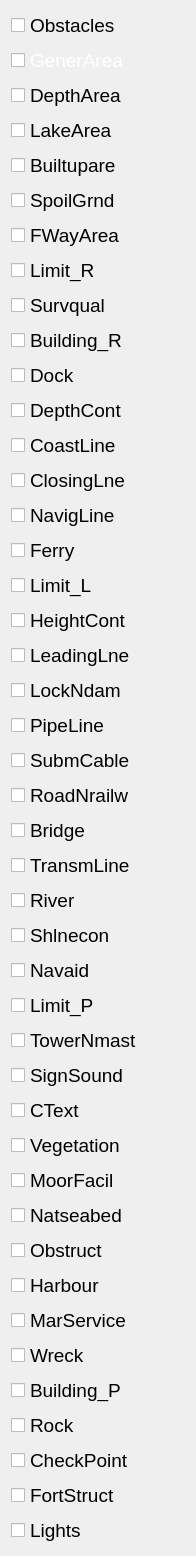
  <widget class="QWidget" name="page2">
   <property name="geometry">
    <rect>
     <x>0</x>
     <y>0</y>
     <width>196</width>
     <height>1464</height>
    </rect>
   </property>
   <attribute name="label">
    <string>Layers</string>
   </attribute>
   <layout class="QVBoxLayout" name="verticalLayout_2">
    <item>
     <widget class="QCheckBox" name="obstacles_CB">
      <property name="font">
       <font>
        <pointsize>14</pointsize>
       </font>
      </property>
      <property name="text">
       <string>Obstacles</string>
      </property>
      <property name="checked">
       <bool>false</bool>
      </property>
     </widget>
    </item>
    <item>
     <widget class="QCheckBox" name="generarea_rCB">
      <property name="enabled">
       <bool>true</bool>
      </property>
      <property name="palette">
       <palette>
        <active>
         <colorrole role="WindowText">
          <brush brushstyle="SolidPattern">
           <color alpha="255">
            <red>255</red>
            <green>255</green>
            <blue>255</blue>
           </color>
          </brush>
         </colorrole>
         <colorrole role="Text">
          <brush brushstyle="SolidPattern">
           <color alpha="255">
            <red>255</red>
            <green>255</green>
            <blue>255</blue>
           </color>
          </brush>
         </colorrole>
         <colorrole role="ButtonText">
          <brush brushstyle="SolidPattern">
           <color alpha="255">
            <red>255</red>
            <green>255</green>
            <blue>255</blue>
           </color>
          </brush>
         </colorrole>
        </active>
        <inactive>
         <colorrole role="WindowText">
          <brush brushstyle="SolidPattern">
           <color alpha="255">
            <red>255</red>
            <green>255</green>
            <blue>255</blue>
           </color>
          </brush>
         </colorrole>
         <colorrole role="Text">
          <brush brushstyle="SolidPattern">
           <color alpha="255">
            <red>255</red>
            <green>255</green>
            <blue>255</blue>
           </color>
          </brush>
         </colorrole>
         <colorrole role="ButtonText">
          <brush brushstyle="SolidPattern">
           <color alpha="255">
            <red>255</red>
            <green>255</green>
            <blue>255</blue>
           </color>
          </brush>
         </colorrole>
        </inactive>
        <disabled>
         <colorrole role="WindowText">
          <brush brushstyle="SolidPattern">
           <color alpha="255">
            <red>128</red>
            <green>128</green>
            <blue>128</blue>
           </color>
          </brush>
         </colorrole>
         <colorrole role="Text">
          <brush brushstyle="SolidPattern">
           <color alpha="255">
            <red>128</red>
            <green>128</green>
            <blue>128</blue>
           </color>
          </brush>
         </colorrole>
         <colorrole role="ButtonText">
          <brush brushstyle="SolidPattern">
           <color alpha="255">
            <red>128</red>
            <green>128</green>
            <blue>128</blue>
           </color>
          </brush>
         </colorrole>
        </disabled>
       </palette>
      </property>
      <property name="font">
       <font>
        <pointsize>14</pointsize>
       </font>
      </property>
      <property name="autoFillBackground">
       <bool>false</bool>
      </property>
      <property name="text">
       <string>GenerArea</string>
      </property>
      <property name="checkable">
       <bool>true</bool>
      </property>
      <property name="checked">
       <bool>false</bool>
      </property>
     </widget>
    </item>
    <item>
     <widget class="QCheckBox" name="deptharea_rCB">
      <property name="font">
       <font>
        <pointsize>14</pointsize>
       </font>
      </property>
      <property name="text">
       <string>DepthArea</string>
      </property>
      <property name="checked">
       <bool>false</bool>
      </property>
     </widget>
    </item>
    <item>
     <widget class="QCheckBox" name="lake_rCB">
      <property name="font">
       <font>
        <pointsize>14</pointsize>
       </font>
      </property>
      <property name="text">
       <string>LakeArea</string>
      </property>
      <property name="checked">
       <bool>false</bool>
      </property>
     </widget>
    </item>
    <item>
     <widget class="QCheckBox" name="builtupare_rCB">
      <property name="minimumSize">
       <size>
        <width>0</width>
        <height>0</height>
       </size>
      </property>
      <property name="font">
       <font>
        <pointsize>14</pointsize>
       </font>
      </property>
      <property name="text">
       <string>Builtupare</string>
      </property>
     </widget>
    </item>
    <item>
     <widget class="QCheckBox" name="spoilgrnd_rCB">
      <property name="font">
       <font>
        <pointsize>14</pointsize>
       </font>
      </property>
      <property name="text">
       <string>SpoilGrnd</string>
      </property>
     </widget>
    </item>
    <item>
     <widget class="QCheckBox" name="fwayarea_rCB">
      <property name="font">
       <font>
        <pointsize>14</pointsize>
       </font>
      </property>
      <property name="text">
       <string>FWayArea</string>
      </property>
     </widget>
    </item>
    <item>
     <widget class="QCheckBox" name="limit_rCB">
      <property name="font">
       <font>
        <pointsize>14</pointsize>
       </font>
      </property>
      <property name="text">
       <string>Limit_R</string>
      </property>
     </widget>
    </item>
    <item>
     <widget class="QCheckBox" name="survqual_rCB">
      <property name="font">
       <font>
        <pointsize>14</pointsize>
       </font>
      </property>
      <property name="text">
       <string>Survqual</string>
      </property>
     </widget>
    </item>
    <item>
     <widget class="QCheckBox" name="building_rCB">
      <property name="font">
       <font>
        <pointsize>14</pointsize>
       </font>
      </property>
      <property name="text">
       <string>Building_R</string>
      </property>
     </widget>
    </item>
    <item>
     <widget class="QCheckBox" name="dock_rCB">
      <property name="font">
       <font>
        <pointsize>14</pointsize>
       </font>
      </property>
      <property name="text">
       <string>Dock</string>
      </property>
     </widget>
    </item>
    <item>
     <widget class="QCheckBox" name="depthcont_lCB">
      <property name="font">
       <font>
        <pointsize>14</pointsize>
       </font>
      </property>
      <property name="text">
       <string>DepthCont</string>
      </property>
     </widget>
    </item>
    <item>
     <widget class="QCheckBox" name="coastline_lCB">
      <property name="font">
       <font>
        <pointsize>14</pointsize>
       </font>
      </property>
      <property name="text">
       <string>CoastLine</string>
      </property>
     </widget>
    </item>
    <item>
     <widget class="QCheckBox" name="closinglne_lCB">
      <property name="font">
       <font>
        <pointsize>14</pointsize>
       </font>
      </property>
      <property name="text">
       <string>ClosingLne</string>
      </property>
     </widget>
    </item>
    <item>
     <widget class="QCheckBox" name="navigline_lCB">
      <property name="font">
       <font>
        <pointsize>14</pointsize>
       </font>
      </property>
      <property name="text">
       <string>NavigLine</string>
      </property>
     </widget>
    </item>
    <item>
     <widget class="QCheckBox" name="ferry_lCB">
      <property name="font">
       <font>
        <pointsize>14</pointsize>
       </font>
      </property>
      <property name="text">
       <string>Ferry</string>
      </property>
     </widget>
    </item>
    <item>
     <widget class="QCheckBox" name="limit_lCB">
      <property name="font">
       <font>
        <pointsize>14</pointsize>
       </font>
      </property>
      <property name="text">
       <string>Limit_L</string>
      </property>
     </widget>
    </item>
    <item>
     <widget class="QCheckBox" name="heightcont_lCB">
      <property name="font">
       <font>
        <pointsize>14</pointsize>
       </font>
      </property>
      <property name="text">
       <string>HeightCont</string>
      </property>
     </widget>
    </item>
    <item>
     <widget class="QCheckBox" name="leadinglne_lCB">
      <property name="font">
       <font>
        <pointsize>14</pointsize>
       </font>
      </property>
      <property name="text">
       <string>LeadingLne</string>
      </property>
     </widget>
    </item>
    <item>
     <widget class="QCheckBox" name="lockndam_lCB">
      <property name="font">
       <font>
        <pointsize>14</pointsize>
       </font>
      </property>
      <property name="text">
       <string>LockNdam</string>
      </property>
     </widget>
    </item>
    <item>
     <widget class="QCheckBox" name="pipeline_lCB">
      <property name="font">
       <font>
        <pointsize>14</pointsize>
       </font>
      </property>
      <property name="text">
       <string>PipeLine</string>
      </property>
     </widget>
    </item>
    <item>
     <widget class="QCheckBox" name="submcable_lCB">
      <property name="font">
       <font>
        <pointsize>14</pointsize>
       </font>
      </property>
      <property name="text">
       <string>SubmCable</string>
      </property>
     </widget>
    </item>
    <item>
     <widget class="QCheckBox" name="roadnrailw_lCB">
      <property name="font">
       <font>
        <pointsize>14</pointsize>
       </font>
      </property>
      <property name="text">
       <string>RoadNrailw</string>
      </property>
     </widget>
    </item>
    <item>
     <widget class="QCheckBox" name="bridge_lCB">
      <property name="font">
       <font>
        <pointsize>14</pointsize>
       </font>
      </property>
      <property name="text">
       <string>Bridge</string>
      </property>
     </widget>
    </item>
    <item>
     <widget class="QCheckBox" name="transmline_lCB">
      <property name="font">
       <font>
        <pointsize>14</pointsize>
       </font>
      </property>
      <property name="text">
       <string>TransmLine</string>
      </property>
     </widget>
    </item>
    <item>
     <widget class="QCheckBox" name="river_lCB">
      <property name="font">
       <font>
        <pointsize>14</pointsize>
       </font>
      </property>
      <property name="text">
       <string>River</string>
      </property>
     </widget>
    </item>
    <item>
     <widget class="QCheckBox" name="shlnecon_lCB">
      <property name="font">
       <font>
        <pointsize>14</pointsize>
       </font>
      </property>
      <property name="text">
       <string>Shlnecon</string>
      </property>
     </widget>
    </item>
    <item>
     <widget class="QCheckBox" name="navaid_pCB">
      <property name="font">
       <font>
        <pointsize>14</pointsize>
       </font>
      </property>
      <property name="text">
       <string>Navaid</string>
      </property>
     </widget>
    </item>
    <item>
     <widget class="QCheckBox" name="limit_pCB">
      <property name="font">
       <font>
        <pointsize>14</pointsize>
       </font>
      </property>
      <property name="text">
       <string>Limit_P</string>
      </property>
     </widget>
    </item>
    <item>
     <widget class="QCheckBox" name="towernmast_pCB">
      <property name="font">
       <font>
        <pointsize>14</pointsize>
       </font>
      </property>
      <property name="text">
       <string>TowerNmast</string>
      </property>
     </widget>
    </item>
    <item>
     <widget class="QCheckBox" name="signsound_pCB">
      <property name="font">
       <font>
        <pointsize>14</pointsize>
       </font>
      </property>
      <property name="text">
       <string>SignSound</string>
      </property>
     </widget>
    </item>
    <item>
     <widget class="QCheckBox" name="ctext_pCB">
      <property name="font">
       <font>
        <pointsize>14</pointsize>
       </font>
      </property>
      <property name="text">
       <string>CText</string>
      </property>
     </widget>
    </item>
    <item>
     <widget class="QCheckBox" name="vegetation_pCB">
      <property name="font">
       <font>
        <pointsize>14</pointsize>
       </font>
      </property>
      <property name="text">
       <string>Vegetation</string>
      </property>
     </widget>
    </item>
    <item>
     <widget class="QCheckBox" name="moorfacil_pCB">
      <property name="font">
       <font>
        <pointsize>14</pointsize>
       </font>
      </property>
      <property name="text">
       <string>MoorFacil</string>
      </property>
     </widget>
    </item>
    <item>
     <widget class="QCheckBox" name="natseabed_pCB">
      <property name="font">
       <font>
        <pointsize>14</pointsize>
       </font>
      </property>
      <property name="text">
       <string>Natseabed</string>
      </property>
     </widget>
    </item>
    <item>
     <widget class="QCheckBox" name="obstruct_pCB">
      <property name="font">
       <font>
        <pointsize>14</pointsize>
       </font>
      </property>
      <property name="text">
       <string>Obstruct</string>
      </property>
     </widget>
    </item>
    <item>
     <widget class="QCheckBox" name="harbour_pCB">
      <property name="font">
       <font>
        <pointsize>14</pointsize>
       </font>
      </property>
      <property name="text">
       <string>Harbour</string>
      </property>
     </widget>
    </item>
    <item>
     <widget class="QCheckBox" name="marservice_pCB">
      <property name="font">
       <font>
        <pointsize>14</pointsize>
       </font>
      </property>
      <property name="text">
       <string>MarService</string>
      </property>
     </widget>
    </item>
    <item>
     <widget class="QCheckBox" name="wreck_pCB">
      <property name="font">
       <font>
        <pointsize>14</pointsize>
       </font>
      </property>
      <property name="text">
       <string>Wreck</string>
      </property>
     </widget>
    </item>
    <item>
     <widget class="QCheckBox" name="building_pCB">
      <property name="font">
       <font>
        <pointsize>14</pointsize>
       </font>
      </property>
      <property name="text">
       <string>Building_P</string>
      </property>
     </widget>
    </item>
    <item>
     <widget class="QCheckBox" name="rock_pCB">
      <property name="font">
       <font>
        <pointsize>14</pointsize>
       </font>
      </property>
      <property name="text">
       <string>Rock</string>
      </property>
     </widget>
    </item>
    <item>
     <widget class="QCheckBox" name="checkpoint_pCB">
      <property name="font">
       <font>
        <pointsize>14</pointsize>
       </font>
      </property>
      <property name="text">
       <string>CheckPoint</string>
      </property>
     </widget>
    </item>
    <item>
     <widget class="QCheckBox" name="fortstruct_pCB">
      <property name="font">
       <font>
        <pointsize>14</pointsize>
       </font>
      </property>
      <property name="text">
       <string>FortStruct</string>
      </property>
     </widget>
    </item>
    <item>
     <widget class="QCheckBox" name="lightsCB">
      <property name="font">
       <font>
        <pointsize>14</pointsize>
       </font>
      </property>
      <property name="text">
       <string>Lights</string>
      </property>
     </widget>
    </item>
   </layout>
  </widget>
